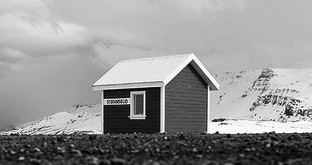
#> input picture 0521/p06_邊緣檢測/img6/canny.jpg, 312 x 165 px
$ python 06_canny.py
#> lines starting #> are read from the running program, lines starting #| are printed output that depends on the picture; after the words box and inside, x2 and y2 are one past the last pixel; in counts of white or black regions, pixels touching at a corner belong together
### 0521/p06_邊緣檢測/sobel.py
# -*- coding: utf-8 -*-
import numpy as np
import sys
import math
import cv2
from scipy import signal
#二項式展開式的係數，即平滑係數
def pascalSmooth(n):
    pascalSmooth = np.zeros([1,n],np.float32)
    for i in range(n):
        pascalSmooth[0][i] = math.factorial(n -1)/(math.factorial(i)*math.factorial(n-1-i))
    return pascalSmooth
#計算差分
def pascalDiff(n):
    pascalDiff = np.zeros([1,n],np.float32)
    pascalSmooth_previous = pascalSmooth(n-1)
    for i in range(n):
        if i ==0:
            #恒等於 1
            pascalDiff[0][i] = pascalSmooth_previous[0][i]
        elif i == n-1:
            #恒等於 -1
            pascalDiff[0][i] = -pascalSmooth_previous[0][i-1]
        else:
            pascalDiff[0][i] = pascalSmooth_previous[0][i] - pascalSmooth_previous[0][i-1]
    return pascalDiff
#通過平滑係數和差分係數的卷積運算計算卷積核
# [8 lines left out: function getSobelKernel, not called in this run]
# sobel 邊緣檢測
def sobel(image,winSize):
    rows,cols = image.shape
    pascalSmoothKernel = pascalSmooth(winSize)
    pascalDiffKernel = pascalDiff(winSize)
    # --- 與水準方向的卷積核卷積 ----
    image_sobel_x = np.zeros(image.shape,np.float32)
    #垂直方向上的平滑
    image_sobel_x = signal.convolve2d(image,pascalSmoothKernel.transpose(),mode='same')
    #水準方向上的差分
    image_sobel_x = signal.convolve2d(image_sobel_x,pascalDiffKernel,mode='same')
    # --- 與垂直方向上的卷積核卷積 ---
    image_sobel_y = np.zeros(image.shape,np.float32)
    #水準方向上的平滑(可註解試看看)
    image_sobel_y = signal.convolve2d(image,pascalSmoothKernel,mode='same')
    #垂直方向上的差分(可註解試看看)
    image_sobel_y = signal.convolve2d(image_sobel_y,pascalDiffKernel.transpose(),mode='same')
    return (image_sobel_x,image_sobel_y)

# [33 lines that do not run on import are left out]

### 0521/p06_邊緣檢測/06_canny.py
# -*- coding: utf-8 -*-
import numpy as np
import math
import cv2
import sobel #注意sobel邊緣檢測(sobel的if __name__)

#canny改進sobel prewitt
#1.沒有充分利用邊緣的梯度方向
#2.設定值太大損失資訊 太小雜訊很多


#邊緣檢測
#非極大值抑制!
def non_maximum_suppression_default(dx,dy):
    #邊緣強度
    edgeMag = np.sqrt(np.power(dx,2.0) + np.power(dy,2.0))
    #寬、高
    rows,cols = dx.shape
    #梯度方向
    gradientDirection = np.zeros(dx.shape)
    #邊緣強度非極大值抑制
    edgeMag_nonMaxSup = np.zeros(dx.shape)
    for r in range(1,rows-1):
        for c in range(1,cols-1):
            #angle 的範圍 [0,180] [-180,0]
            angle = math.atan2(dy[r][c],dx[r][c])/math.pi*180
            gradientDirection[r][c] = angle
            #左 / 右方向
            if(abs(angle)<22.5 or abs(angle) >157.5):
                if(edgeMag[r][c]>edgeMag[r][c-1] and edgeMag[r][c] > edgeMag[r][c+1]):
                    edgeMag_nonMaxSup[r][c] = edgeMag[r][c]
            #左上 / 右下方向
            if(angle>=22.5 and angle < 67.5 or(-angle > 112.5 and -angle <= 157.5)):
                if(edgeMag[r][c] > edgeMag[r-1][c-1] and edgeMag[r][c]>edgeMag[r+1][c+1]):
                     edgeMag_nonMaxSup[r][c] = edgeMag[r][c]
            #上 / 下方向
            if((angle>=67.5 and angle<=112.5) or (angle>=-112.5 and angle<=-67.5)):
                if(edgeMag[r][c] > edgeMag[r-1][c] and edgeMag[r][c] > edgeMag[r+1][c]):
                    edgeMag_nonMaxSup[r][c] = edgeMag[r][c]
            #右上 / 左下方向
            if((angle>112.5 and angle<=157.5) or(-angle>=22.5 and -angle< 67.5 )):
                if(edgeMag[r][c]>edgeMag[r-1][c+1] and edgeMag[r][c] > edgeMag[r+1][c-1]):
                    edgeMag_nonMaxSup[r][c] = edgeMag[r][c]
    return edgeMag_nonMaxSup
#非極大值抑制：插值比較
# [45 lines left out: function non_maximum_suppression_Inter, not called in this run]
#判斷一個點的座標是否在圖像範圍內
def checkInRange(r,c,rows,cols):
    if r>=0 and r<rows and c>=0 and c<cols:
        return True
    else:
        return False
def trace(edgeMag_nonMaxSup,edge,lowerThresh,r,c,rows,cols):
    #大於閾值為確定邊緣點
    if edge[r][c] == 0:
        edge[r][c]=255
        for i in range(-1,2):
            for j in range(-1,2):
                if checkInRange(r+i,c+j,rows,cols) and edgeMag_nonMaxSup[r+i][c+j] >= lowerThresh:
                    trace(edgeMag_nonMaxSup,edge,lowerThresh,r+i,c+j,rows,cols)
#滯後閾值
def hysteresisThreshold(edge_nonMaxSup,lowerThresh,upperThresh):
    #寬高
    rows,cols = edge_nonMaxSup.shape
    edge = np.zeros(edge_nonMaxSup.shape,np.uint8)
    for r in range(1,rows-1):
        for c in range(1,cols-1):
            #大於高閾值，設置為確定邊緣點，而且以該點為起始點延長邊緣
            if edge_nonMaxSup[r][c] >= upperThresh:
                trace(edgeMag_nonMaxSup,edge,lowerThresh,r,c,rows,cols)
            #小於低閾值，被剔除
            if edge_nonMaxSup[r][c]< lowerThresh:
                edge[r][c] = 0
    return edge


image = cv2.imread('img6/canny.jpg',cv2.IMREAD_GRAYSCALE)
#> image is the input picture: shape (165, 312); min 0, max 255, mean 148.3
# ------- canny 邊緣檢測 -----------
#第一步： 基於 sobel 核的卷積
image_sobel_x,image_sobel_y = sobel.sobel(image,3)
#> in sobel, `image_sobel_y = signal.convolve2d(image_sobel_y,pascalDiffKernel.trans..`:
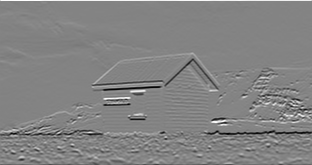
#> image_sobel_y: shape (165, 312) float32; min -926, max 863, mean -3.7; drawn with min black and max white
#邊緣強度：兩個卷積結果對應位置的平方和
edge = np.sqrt(np.power(image_sobel_x,2.0) + np.power(image_sobel_y,2.0))
#邊緣強度的灰度級顯示
edge[edge>255] = 255
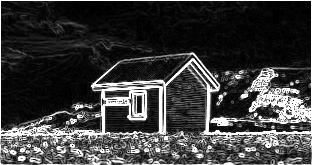
#> edge: shape (165, 312) float32; min 0, max 255, mean 61
edge = edge.astype(np.uint8)
cv2.imshow("sobel edge",edge)
#第二步：非極大值抑制
edgeMag_nonMaxSup = non_maximum_suppression_default(image_sobel_x,image_sobel_y)
#> after the loop in non_maximum_suppression_default, `for r in range(1,rows-1):`:
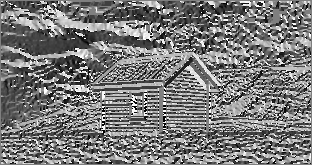
#> gradientDirection: shape (165, 312) float64; min -179.9, max 180, mean -7.6; drawn with min black and max white
edgeMag_nonMaxSup[edgeMag_nonMaxSup>255] =255
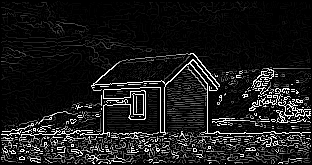
#> edgeMag_nonMaxSup: shape (165, 312) float64; min 0, max 255, mean 26.8
edgeMag_nonMaxSup = edgeMag_nonMaxSup.astype(np.uint8)
cv2.imshow("edgeMag_nonMaxSup",edgeMag_nonMaxSup)
#第三步：雙閾值滯後閾值處理，得到 canny 邊緣
#滯後閾值的目的就是最後決定處於高閾值和低閾值之間的是否為邊緣點
edge = hysteresisThreshold(edgeMag_nonMaxSup,60,180)
#> after the loop in hysteresisThreshold, `for r in range(1,rows-1):`:
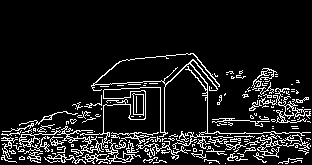
#> edge: shape (165, 312); 10.6% white in thin lines or dots, all inside (x1, y1, x2, y2) = (1, 53, 311, 164)
lowerThresh = 40
upperThresh = 150
cv2.imshow("canny",edge)
cv2.imwrite("canny.jpg",edge)
# -------以下是為了單閾值與滯後閾值的結果比較 ------
#大於高閾值 設置為白色 為確定邊緣
EDGE = 255
#小於低閾值的設置為黑色 表示不是邊緣，被剔除
NOEDGE = 0
#而大於等於低閾值 小於高閾值的設置為灰色，標記為可能的邊緣
POSSIBLE_EDGE = 128
tempEdge = np.copy(edgeMag_nonMaxSup)
rows,cols = tempEdge.shape
#> rows = 165; cols = 312
for r in range(rows):
    for c in range(cols):
        if tempEdge[r][c]>=upperThresh:
            tempEdge[r][c] = EDGE
        elif tempEdge[r][c]<lowerThresh:
            tempEdge[r][c] = NOEDGE
        else:
            tempEdge[r][c] = POSSIBLE_EDGE
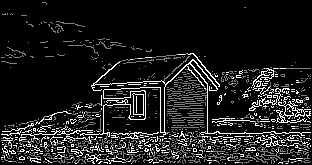
#> tempEdge: shape (165, 312); min 0, max 255, mean 29.5
cv2.imshow("tempEdge",tempEdge)
lowEdge = np.copy(edgeMag_nonMaxSup)
lowEdge[lowEdge>60] = 255
lowEdge[lowEdge<60] = 0
cv2.imshow("lowEdge",lowEdge)
upperEdge = np.copy(edgeMag_nonMaxSup)
upperEdge[upperEdge>180]=255
#> upperEdge: shape (165, 312); min 0, max 255, mean 27.5
upperEdge[upperEdge<=180]=0
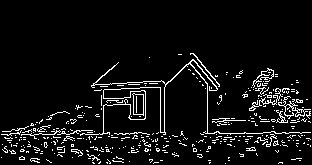
#> upperEdge: shape (165, 312); 6.5% white in thin lines or dots, all inside (x1, y1, x2, y2) = (1, 53, 311, 164)
cv2.imshow("upperEdge",upperEdge)
cv2.waitKey(0)
cv2.destroyAllWindows()
